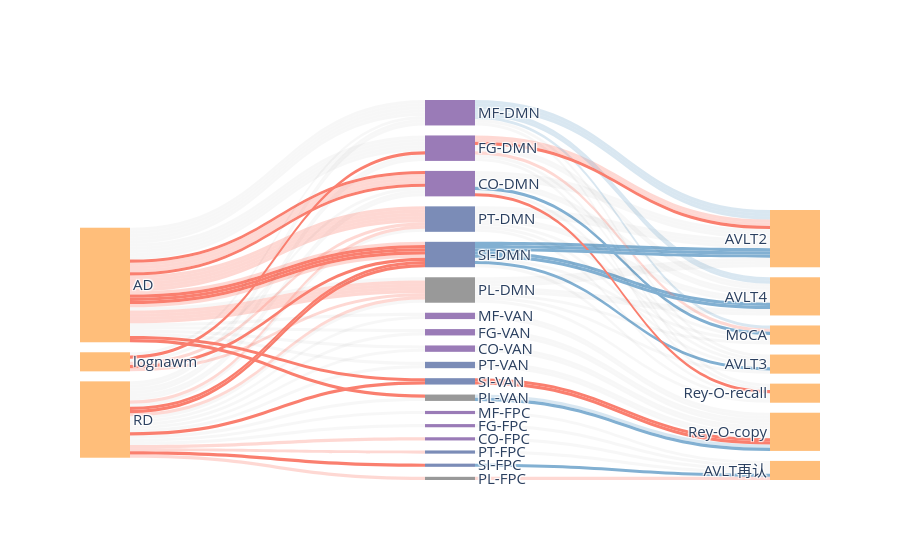
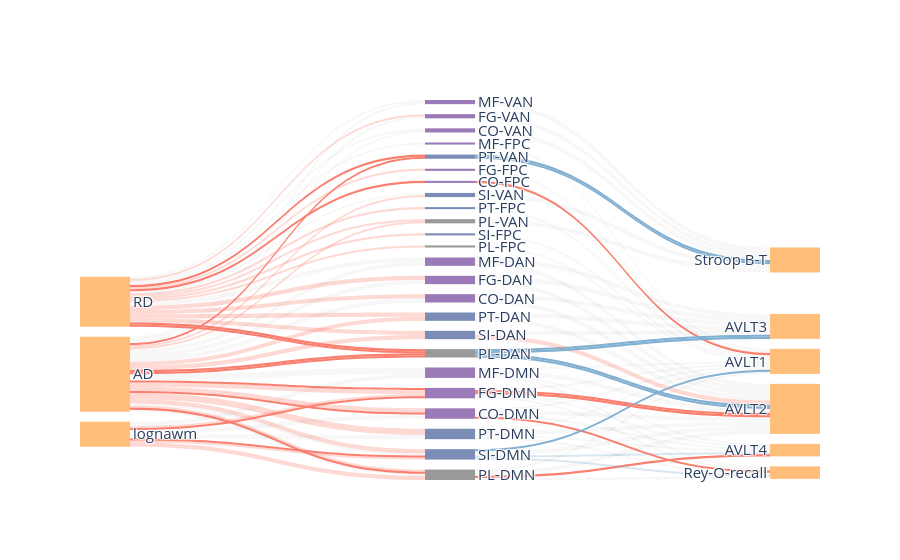
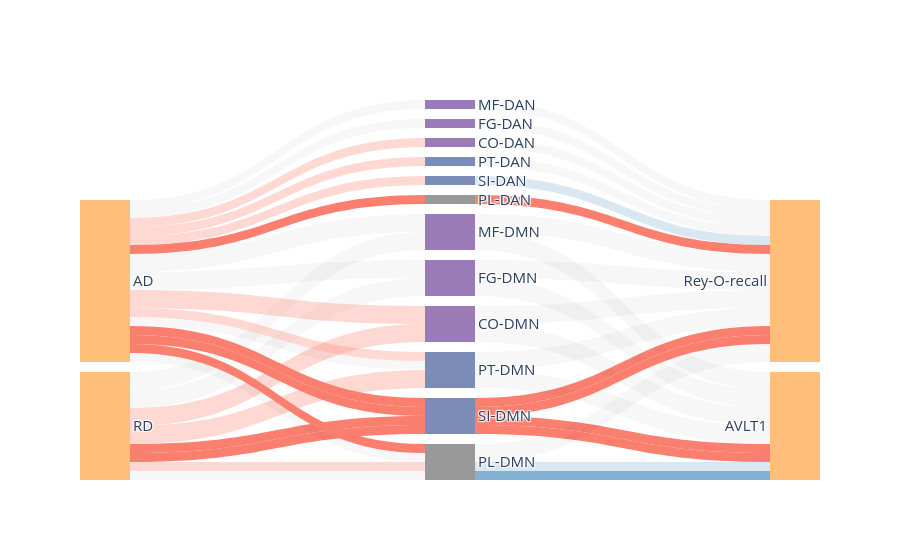

Notebook cell for these charts, in order:
### Code cell
for j, lm_lab in enumerate(LM_LAB):
    med_res_lm = med_res_tbl[med_res_tbl.lm == lm_lab]
    # display(med_res_lm[med_res_lm.path.str.contains("fg")])
    y_labs = med_res_lm.cog.unique()
    x_labs = med_res_lm.med.unique()
    cm_by_net = []
    for cm in CM_NAME_ARR:
        for net in med_res_lm.net.unique():
            cm_by_net.append(cm[:2].upper()+"-"+network_abbreviations[net])

    sankey_labs = [*x_labs, *cm_by_net, *y_labs]
    sankey_labs_color = [*[PLT3[1] for i in x_labs ]]

    for cm in cm_by_net:
        for cm_cl in CM_ARR:
            if cm[:2].lower()==cm_cl[0][:2]:

                sankey_labs_color.append(cm_cl[2])
    
    sankey_labs_color = [*sankey_labs_color,
                         *[PLT3[1] for i in y_labs ]]
    # pos_x_arr = [*[0 for i in x_labs], *[0.5 for i in cm_by_net], *[1 for i in y_labs]]
    print(sankey_labs)
    link_dict = dict(
        source = [],
        target = [],
        value = [],
        line=[],
        color = [],
    )
    node_dict = dict(
        pad = 10,
        thickness = 50,
        line = dict(color = "black", width = 0.0),
        label = sankey_labs,
        color =sankey_labs_color
        )
    for j in range(len(med_res_lm)//20):
            
        for index in range(6):
            row = med_res_lm.iloc[20*j+index]
            
            
            cm_x_y = row["path"].split(" ~ ")
            med_cm = cm_x_y[0]
            link_dict["source"].append(sankey_labs.index(row["med"]))
            link_dict["target"].append(sankey_labs.index(med_cm[:2].upper()+"-"+network_abbreviations[row["net"]]))
            link_dict["value"].append(1)


            line_cl = "white" if row.sig =="Yes" else "rgba(0,0,0,0)"
            link_dict["line"] = dict(color = line_cl, width = 0)
            if med_res_lm.iloc[20*j+index+6+8].sig == "Yes":
                link_cl = opaque_color[0] if row.coef > 0 else opaque_color[2]
            else:
                if row.sig =="Yes":
                    link_cl = trans_color[0] if row.coef > 0 else trans_color[2]
                else:
                    link_cl ="rgba(0, 0, 0, 0.03)"
            link_dict["color"].append(link_cl)


            row = med_res_lm.iloc[20*j+index+6]
            cm_x_y = row["path"].split(" ~ ")
            med_cm = cm_x_y[1]
            
            link_dict["source"].append(sankey_labs.index(med_cm[:2].upper()+"-"+network_abbreviations[row["net"]]))
            link_dict["target"].append(sankey_labs.index(row["cog"]))
            
            link_dict["value"].append(1)


            line_cl = "white" if row.sig =="Yes" else "rgba(0,0,0,0)"
            link_dict["line"] = dict(color = line_cl, width = 0)
            if med_res_lm.iloc[20*j+index+6+8].sig == "Yes":
                link_cl = opaque_color[0] if row.coef > 0 else opaque_color[2]
            else:
                if row.sig =="Yes":
                    link_cl = trans_color[0] if row.coef > 0 else trans_color[2]
                else:
                    link_cl ="rgba(0, 0, 0, 0.03)"
            link_dict["color"].append(link_cl)
            


    fig = go.Figure(data=[go.Sankey(
        node = node_dict,
        link = link_dict)])

    fig.update_layout(title_text="", font_size=15)
    fig.show()

    # fig.write_image(f"{HOME}/figures/sankey-{lm_lab}.svg", format="svg", scale=1)

### Figure 1 — Plotly figure (JSON) as saved in the notebook; plotly's stock layout.template omitted (floating-point values rounded to 4 significant figures; data arrays with more than 128 entries replaced by an {"elided": "..."} marker saying what was removed)
{"data": [{"link": {"color": {"elided": "132 str values"}, "line": {"color": "rgba(0,0,0,0)", "width": 0}, "source": {"elided": "132 int values"}, "target": {"elided": "132 int values"}, "value": {"elided": "132 int values"}}, "node": {"color": ["#FFBE7A", "#FFBE7A", "#FFBE7A", "#9A7BB7", "#9A7BB7", "#9A7BB7", "#9A7BB7", "#9A7BB7", "#9A7BB7", "#9A7BB7", "#9A7BB7", "#9A7BB7", "#7B8CB7", "#7B8CB7", "#7B8CB7", "#7B8CB7", "#7B8CB7", "#7B8CB7", "#999999", "#999999", "#999999", "#FFBE7A", "#FFBE7A", "#FFBE7A", "#FFBE7A", "#FFBE7A", "#FFBE7A", "#FFBE7A"], "label": ["RD", "AD", "lognawm", "MF-DMN", "MF-FPC", "MF-VAN", "FG-DMN", "FG-FPC", "FG-VAN", "CO-DMN", "CO-FPC", "CO-VAN", "PT-DMN", "PT-FPC", "PT-VAN", "SI-DMN", "SI-FPC", "SI-VAN", "PL-DMN", "PL-FPC", "PL-VAN", "AVLT2", "AVLT4", "AVLT再认", "Rey-O-copy", "MoCA", "AVLT3", "Rey-O-recall"], "line": {"color": "black", "width": 0}, "pad": 10, "thickness": 50}, "type": "sankey"}], "layout": {"font": {"size": 15}, "title": {"text": ""}}}

### Figure 2 — Plotly figure (JSON) as saved in the notebook; plotly's stock layout.template omitted (floating-point values rounded to 4 significant figures; data arrays with more than 128 entries replaced by an {"elided": "..."} marker saying what was removed)
{"data": [{"link": {"color": {"elided": "144 str values"}, "line": {"color": "rgba(0,0,0,0)", "width": 0}, "source": {"elided": "144 int values"}, "target": {"elided": "144 int values"}, "value": {"elided": "144 int values"}}, "node": {"color": ["#FFBE7A", "#FFBE7A", "#FFBE7A", "#9A7BB7", "#9A7BB7", "#9A7BB7", "#9A7BB7", "#9A7BB7", "#9A7BB7", "#9A7BB7", "#9A7BB7", "#9A7BB7", "#9A7BB7", "#9A7BB7", "#9A7BB7", "#7B8CB7", "#7B8CB7", "#7B8CB7", "#7B8CB7", "#7B8CB7", "#7B8CB7", "#7B8CB7", "#7B8CB7", "#999999", "#999999", "#999999", "#999999", "#FFBE7A", "#FFBE7A", "#FFBE7A", "#FFBE7A", "#FFBE7A", "#FFBE7A"], "label": ["RD", "AD", "lognawm", "MF-VAN", "MF-FPC", "MF-DAN", "MF-DMN", "FG-VAN", "FG-FPC", "FG-DAN", "FG-DMN", "CO-VAN", "CO-FPC", "CO-DAN", "CO-DMN", "PT-VAN", "PT-FPC", "PT-DAN", "PT-DMN", "SI-VAN", "SI-FPC", "SI-DAN", "SI-DMN", "PL-VAN", "PL-FPC", "PL-DAN", "PL-DMN", "Stroop B-T", "AVLT1", "AVLT2", "AVLT3", "AVLT4", "Rey-O-recall"], "line": {"color": "black", "width": 0}, "pad": 10, "thickness": 50}, "type": "sankey"}], "layout": {"font": {"size": 15}, "title": {"text": ""}}}

### Figure 3 — Plotly figure (JSON) as saved in the notebook; plotly's stock layout.template omitted (floating-point values rounded to 4 significant figures)
{"data": [{"link": {"color": ["rgba(0, 0, 0, 0.03)", "rgba(0, 0, 0, 0.03)", "rgba(0, 0, 0, 0.03)", "rgba(0, 0, 0, 0.03)", "rgba(250, 127, 111, 0.3)", "rgba(0, 0, 0, 0.03)", "rgba(250, 127, 111, 0.3)", "rgba(0, 0, 0, 0.03)", "rgba(250, 127, 111, 1)", "rgba(250, 127, 111, 1)", "rgba(250, 127, 111, 0.3)", "rgba(130, 176, 210, 0.3)", "rgba(0, 0, 0, 0.03)", "rgba(0, 0, 0, 0.03)", "rgba(0, 0, 0, 0.03)", "rgba(0, 0, 0, 0.03)", "rgba(250, 127, 111, 0.3)", "rgba(0, 0, 0, 0.03)", "rgba(250, 127, 111, 0.3)", "rgba(0, 0, 0, 0.03)", "rgba(250, 127, 111, 1)", "rgba(250, 127, 111, 1)", "rgba(0, 0, 0, 0.03)", "rgba(0, 0, 0, 0.03)", "rgba(0, 0, 0, 0.03)", "rgba(0, 0, 0, 0.03)", "rgba(0, 0, 0, 0.03)", "rgba(0, 0, 0, 0.03)", "rgba(250, 127, 111, 0.3)", "rgba(0, 0, 0, 0.03)", "rgba(250, 127, 111, 0.3)", "rgba(0, 0, 0, 0.03)", "rgba(250, 127, 111, 1)", "rgba(250, 127, 111, 1)", "rgba(250, 127, 111, 1)", "rgba(130, 176, 210, 1)", "rgba(0, 0, 0, 0.03)", "rgba(0, 0, 0, 0.03)", "rgba(0, 0, 0, 0.03)", "rgba(0, 0, 0, 0.03)", "rgba(250, 127, 111, 0.3)", "rgba(0, 0, 0, 0.03)", "rgba(0, 0, 0, 0.03)", "rgba(0, 0, 0, 0.03)", "rgba(250, 127, 111, 1)", "rgba(250, 127, 111, 1)", "rgba(0, 0, 0, 0.03)", "rgba(0, 0, 0, 0.03)", "rgba(0, 0, 0, 0.03)", "rgba(0, 0, 0, 0.03)", "rgba(0, 0, 0, 0.03)", "rgba(0, 0, 0, 0.03)", "rgba(250, 127, 111, 0.3)", "rgba(0, 0, 0, 0.03)", "rgba(250, 127, 111, 0.3)", "rgba(0, 0, 0, 0.03)", "rgba(250, 127, 111, 0.3)", "rgba(130, 176, 210, 0.3)", "rgba(250, 127, 111, 1)", "rgba(250, 127, 111, 1)"], "line": {"color": "white", "width": 0}, "source": [0, 2, 0, 4, 0, 6, 0, 8, 0, 10, 0, 12, 0, 2, 0, 4, 0, 6, 0, 8, 0, 10, 0, 12, 1, 2, 1, 4, 1, 6, 1, 8, 1, 10, 1, 12, 1, 2, 1, 4, 1, 6, 1, 8, 1, 10, 1, 12, 1, 3, 1, 5, 1, 7, 1, 9, 1, 11, 1, 13], "target": [2, 14, 4, 14, 6, 14, 8, 14, 10, 14, 12, 14, 2, 15, 4, 15, 6, 15, 8, 15, 10, 15, 12, 15, 2, 14, 4, 14, 6, 14, 8, 14, 10, 14, 12, 14, 2, 15, 4, 15, 6, 15, 8, 15, 10, 15, 12, 15, 3, 15, 5, 15, 7, 15, 9, 15, 11, 15, 13, 15], "value": [1, 1, 1, 1, 1, 1, 1, 1, 1, 1, 1, 1, 1, 1, 1, 1, 1, 1, 1, 1, 1, 1, 1, 1, 1, 1, 1, 1, 1, 1, 1, 1, 1, 1, 1, 1, 1, 1, 1, 1, 1, 1, 1, 1, 1, 1, 1, 1, 1, 1, 1, 1, 1, 1, 1, 1, 1, 1, 1, 1]}, "node": {"color": ["#FFBE7A", "#FFBE7A", "#9A7BB7", "#9A7BB7", "#9A7BB7", "#9A7BB7", "#9A7BB7", "#9A7BB7", "#7B8CB7", "#7B8CB7", "#7B8CB7", "#7B8CB7", "#999999", "#999999", "#FFBE7A", "#FFBE7A"], "label": ["RD", "AD", "MF-DMN", "MF-DAN", "FG-DMN", "FG-DAN", "CO-DMN", "CO-DAN", "PT-DMN", "PT-DAN", "SI-DMN", "SI-DAN", "PL-DMN", "PL-DAN", "AVLT1", "Rey-O-recall"], "line": {"color": "black", "width": 0}, "pad": 10, "thickness": 50}, "type": "sankey"}], "layout": {"font": {"size": 15}, "title": {"text": ""}}}
